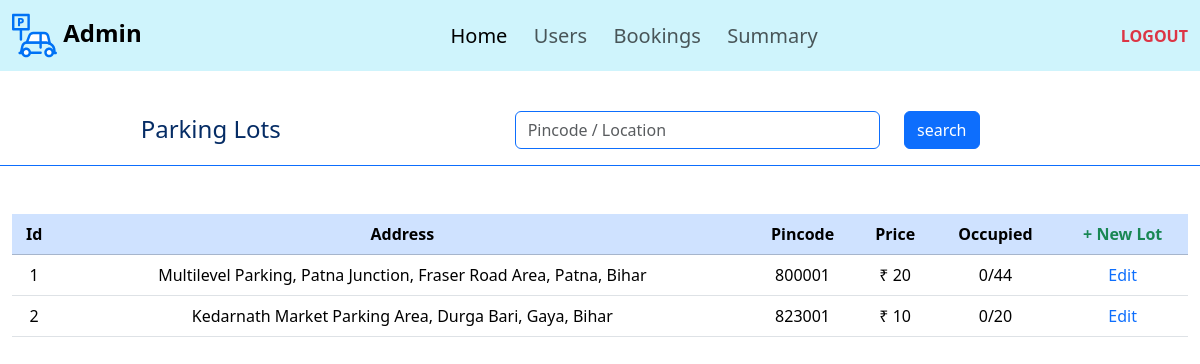
The page /admin (signed in) on the database its author committed.
### application/models.py (models this page shows)
class Parking_lot(db.Model):
    id = db.Column(db.Integer, primary_key=True ,autoincrement=True)
    max_spots = db.Column(db.Integer(), nullable=False)
    price = db.Column(db.Integer(), nullable=False)
    prime_location = db.Column(db.String(), nullable=False)
    pincode = db.Column(db.Integer(), nullable=False)
    address = db.Column(db.String(), nullable=False)
    spots = db.relationship('Parking_spot', backref='parking_lot', lazy=True)
    bookings = db.relationship('Booking', backref='parking_lot', lazy=True, order_by='Booking.parking')

### application/controllers.py (the view, shortened to what this page needs)
@app.route('/admin', methods=['GET', 'POST'])
def admin():
    if 'user' not in session:
        return redirect(url_for('login'))
    u=User.query.get(session['user'])
    if u.is_admin==True:
        lots=Parking_lot.query.all()
        o={}
        for lot in lots:
            o[lot.id]=sum(1 for i in lot.spots if i.is_occupied)
        return render_template('admin.html', parking_lots=lots, o=o)
    return redirect(url_for('user'))

### templates/admin.html (shortened to what this page needs)
{% extends "template.jinja" %}
{% block body %}
<nav class="navbar navbar-expand-lg bg-info-subtle">
    <div class="container-fluid">
        <a class="navbar-brand fs-4" href="/"><img src="/static/parking.svg" width="45" height="45"
                alt="ParkHere"><strong>&nbsp;Admin</strong></a>
        <div class="collapse navbar-collapse " id="navbarText">
            <ul class="navbar-nav m-auto mb-2 mb-lg-0">
                <li class="nav-item">
                    <a class="nav-link fs-5 active" aria-current="page" href="/admin">Home&nbsp;&nbsp;</a>
                </li>
                <li class="nav-item">
                    <a class="nav-link fs-5 " aria-current="page" href="/users">Users&nbsp;&nbsp;</a>
                </li>
                <li class="nav-item">
                    <a class="nav-link fs-5" aria-current="page" href="/bookings">Bookings&nbsp;&nbsp;</a>
                </li>
                <li class="nav-item">
                    <a class="nav-link fs-5" aria-current="page" href="/summary">Summary&nbsp;&nbsp;</a>
                </li>
            </ul>
            <span class="navbar-text">
                <a class="link-danger link-underline-opacity-0" href="/logout"><b>LOGOUT</b></a>
            </span>
        </div>
    </div>
</nav>
<br>
<div class="container-fluid">
    <form class="row border-bottom border-primary p-3 mb-5" method="post">
        <div class="col-4 text-primary-emphasis text-center fs-4">Parking&nbsp;Lots</div>
        <div class="col-1"></div>
        <div class="col-4 text-primary-emphasis text-end ">
            <input class="form-control border-primary " id="inputEmail5" type="text" name="search"
                placeholder="Pincode / Location">
        </div>
        <div class="col-3 text-primary-emphasis text-start"><button class=' col btn btn-primary'
                type="submit">search</button></div>
    </form>
</div>
<div class="container-fluid text-center">
    <table class="table">
        <thead class="table-primary">
            <th>Id</th>
            <th>Address</th>
            <th>Pincode</th>
            <th>Price</th>
            <th>Occupied</th>
            <th><a class="link-success link-underline-opacity-0 fs-6" href="/addlot">+&nbsp;New&nbsp;Lot</a></th>
        </thead>
        <tbody>
            {% for lot in parking_lots %}
            <tr>
                <td>{{lot.id}}</td>
                <td>{{lot.address}}</td>
                <td>{{lot.pincode}}</td>
                <td>₹ {{lot.price}}</td>
                <td>{{ o[lot.id] }}/{{ lot.spots | length }}</td>
                <td><a class="link-primary link-underline-opacity-0" href="/editlot/{{lot.id}}">Edit</a></td>
            </tr>
            {% endfor %}
        </tbody>
    </table>
</div>
{% endblock %}

### rows shown on the page
Parking_lot: id "1", address "Multilevel Parking, Patna Junction, Fraser Road Area, Patna, Bihar", pincode "800001", price "20", o "0", spots|length "44"
Parking_lot: id "2", address "Kedarnath Market Parking Area, Durga Bari, Gaya, Bihar", pincode "823001", price "10", o "0", spots|length "20"
